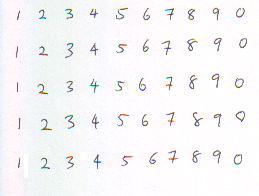
%> input picture server/simplecharrec(I&II)/sample.bmp, 259 x 196 px
$ octave char2.m   (GNU Octave 9; MATLAB toolbox functions it lacks are replaced by stand-ins)
%> lines starting %> are read from the running program, lines starting %| are printed output that depends on the picture; in (x1, y1, x2, y2) boxes, pixels count from 0 and x2, y2 are one past the last pixel; in counts of white or black regions, pixels touching at a corner belong together; the program's own positions count from 1
%% Character Recognition Example (II):Automating Image Pre-processing

%% Read Image
I = imread('sample.bmp');
%> I is the input picture: size 196x259x3 uint8; mean R, G, B 247.1, 245.9, 247.8
%I = imread('Test14.bmp');

imshow(I)

%% Convert to grayscale image
Igray = rgb2gray(I);
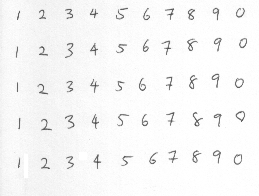
%> Igray: size 196x259 uint8; min 73, max 255, mean 246.5
imshow(Igray)

%% Convert to binary image
Ibw = im2bw(Igray,graythresh(Igray));
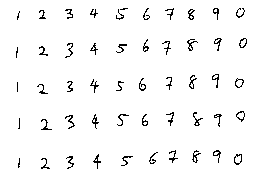
%> Ibw: size 196x259 logical; 97% white; black in thin lines or dots, all inside (x1, y1, x2, y2) = (16, 8, 247, 169)
imshow(Ibw)

%% Edge detection
Iedge = edge(uint8(Ibw));
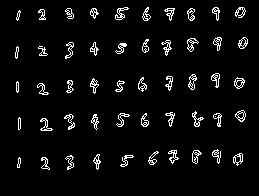
%> Iedge: size 196x259 logical; 4.7% white in thin lines or dots, all inside (x1, y1, x2, y2) = (15, 7, 248, 170)
imshow(Iedge)

%% Morphology
% * *Image Dilation*
se = strel('square',2);
Iedge2 = imdilate(Iedge, se);
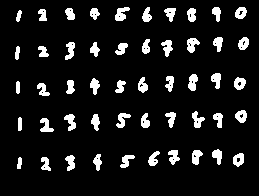
%> Iedge2: size 196x259 logical; 9.5% white; 50 white regions, largest, box (x1, y1, x2, y2) and area: (115, 7, 130, 21) 128, (187, 38, 200, 53) 121, (188, 74, 198, 91) 119
imshow(Iedge2);
% * *Image Filling*
Ifill= imfill(Iedge2,'holes');
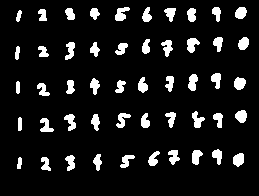
%> Ifill: size 196x259 logical; 9.6% white; 50 white regions
imshow(Ifill)

%% Blobs analysis
[Ilabel num] = bwlabel(Ifill);
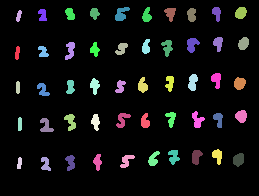
%> Ilabel: size 196x259 double; 51 distinct labels, from 0 to 50; one colour per label, 0 black
%> num = 50
disp(num);
%| 50
Iprops = regionprops(Ilabel);
%> Iprops = 50 regions; largest, box (x1, y1, x2, y2), Area and Centroid: (115, 7, 130, 21) 129 [121.9 14.5], (187, 38, 200, 53) 125 [192.7 45.1], (188, 74, 198, 91) 121 [193.4 82.9], (233, 153, 244, 167) 120 [239.2 160.2], (234, 77, 246, 90) 119 [240.2 84]
Ibox = [Iprops.BoundingBox];
%> Ibox = 200 values, max 238.5 at index 197, min 4 at index 11, mean 57.89
Ibox = reshape(Ibox,[4 50]);
%> Ibox = 50 columns, first 8: [15.5 16.5 16.5 17.5 18.5 37.5 38.5 38.5; 46.5 10.5 81.5 157.5 117.5 83.5 9.5 46.5; 5 6 4 5 4 13 9 11; 14 12 13 12 14 13 12 11]
imshow(I)

%% Plot the Object Location
hold on;
for cnt = 1:50
    rectangle('position',Ibox(:,cnt),'edgecolor','r');
end
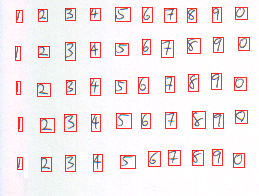
%> figure redrawn from the program's plot data
